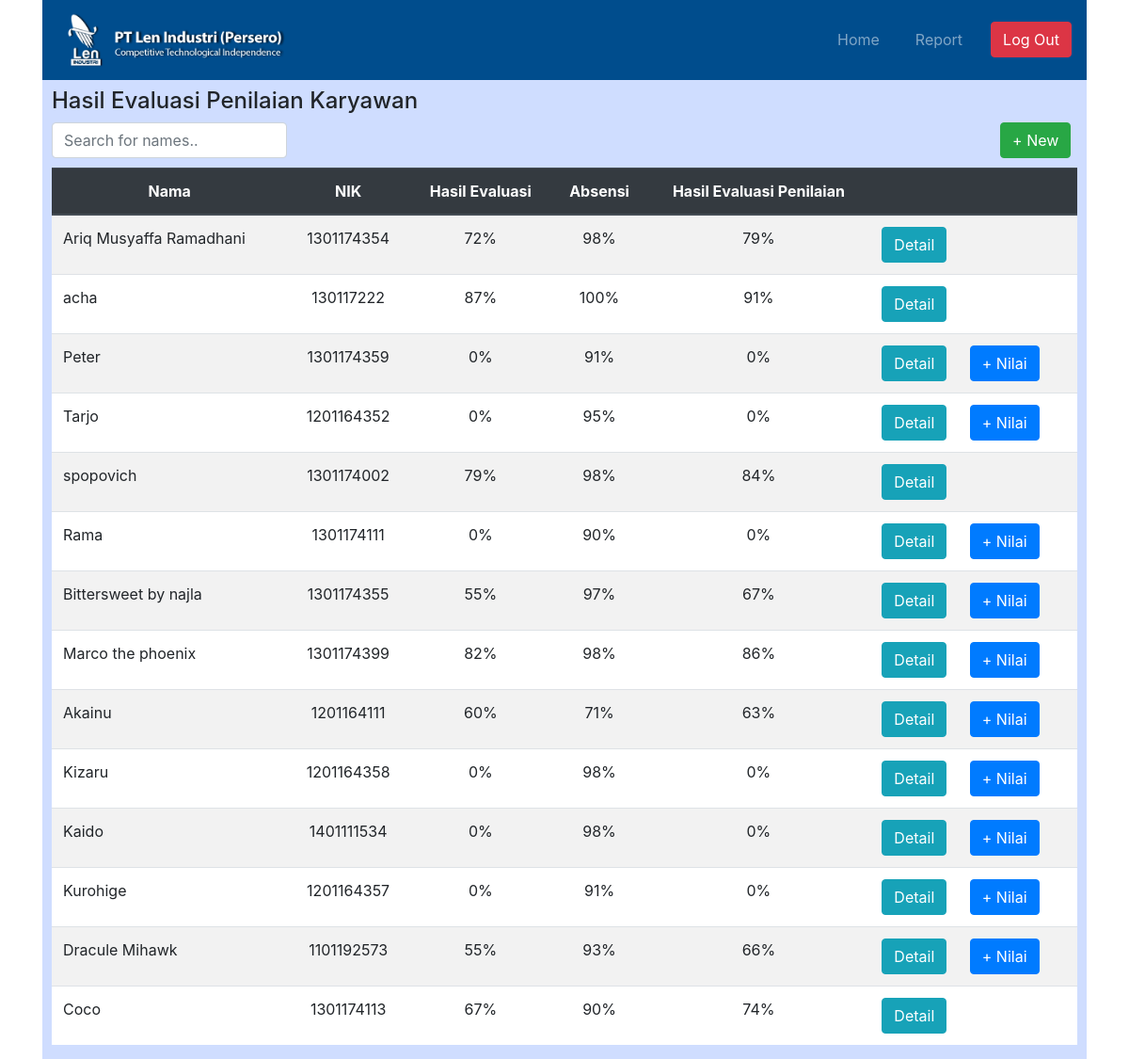
The page /index.php/c_dashboard_admin on the database its author committed.
### tables this page shows
CREATE TABLE `karyawan` (
  `id_karyawan` int(11) NOT NULL,
  `id_evaluasi` int(11) DEFAULT NULL,
  `id_absensi` int(11) NOT NULL,
  `nama` varchar(255) NOT NULL,
  `nik` int(10) NOT NULL,
  `divisi` varchar(255) NOT NULL,
  `jabatan` varchar(255) NOT NULL,
  `bagian` varchar(255) NOT NULL,
  `nilai_hasil` float NOT NULL,
  `end_periode` date NOT NULL,
  `start_periode` date NOT NULL,
  `status` varchar(255) NOT NULL,
  `alasan` varchar(255) DEFAULT NULL,
  `anggaran` varchar(255) DEFAULT NULL,
  `kode_pagu` varchar(255) DEFAULT NULL
);

CREATE TABLE `evaluasi` (
  `id_evaluasi` int(11) NOT NULL,
  `nik` int(10) NOT NULL,
  `date_fill` date NOT NULL,
  `inisiatif` float NOT NULL,
  `daya_kreatif` float NOT NULL,
  `prob_solve` float NOT NULL,
  `tang_jawab` float NOT NULL,
  `kom_per` float NOT NULL,
  `etika_kerja` float NOT NULL,
  `adap_kerja` float NOT NULL,
  `pelayanan` float NOT NULL,
  `kem_tugas` float NOT NULL,
  `pen_diri` float NOT NULL,
  `kem_komunikasi` float NOT NULL,
  `ker_sama` float NOT NULL,
  `disiplin` float NOT NULL,
  `sis_kerja` float NOT NULL,
  `has_kerja` float NOT NULL,
  `nilai_eval` float NOT NULL,
  `nilai_kinerja` float NOT NULL,
  `nama_atasan` varchar(255) NOT NULL,
  `nik_atasan` int(10) NOT NULL
);

CREATE TABLE `absensi` (
  `id_absensi` int(11) NOT NULL,
  `nik` int(10) NOT NULL,
  `sakit` float NOT NULL,
  `izin` float NOT NULL,
  `alpa` float NOT NULL,
  `periode` int(11) NOT NULL,
  `terlambat` float NOT NULL,
  `nilai_absen` float NOT NULL,
  `nilai_produktivitas` float NOT NULL
);

### application/controllers/C_dashboard_admin.php (called while the page is built, shortened)
<?php
class C_dashboard_admin extends CI_Controller {
	public function index()
	{
		$data = array();
		$data['hasilevaluasi'] = $this->M_weblen2->read_hasil_evaluasi();
		$this->load->view('admin/V_dashboard_admin', $data);
	}
}

### index.php (called while the page is built, shortened)
<?php
require_once BASEPATH.'core/CodeIgniter.php';

### application/models/M_weblen2.php (called while the page is built, shortened)
<?php
class M_weblen2 extends CI_Model {
	public function read_hasil_evaluasi ()
	{
		$this->db->select('karyawan.id_karyawan as id_karyawan, karyawan.id_absensi as id_absensi, karyawan.id_evaluasi as id_evaluasi, karyawan.nama as nama, karyawan.nik as nik, evaluasi.nilai_kinerja as nilai_kinerja, absensi.nilai_produktivitas as nilai_produktivitas, karyawan.nilai_hasil as nilai_hasil, karyawan.status as status');
		$this->db->from('karyawan');
		$this->db->join('evaluasi', 'karyawan.id_evaluasi = evaluasi.id_evaluasi');
		$this->db->join('absensi', 'karyawan.id_absensi = absensi.id_absensi');
		$query = $this->db->get();
		return $query->result_array();
	}
}

### application/views/admin/V_dashboard_admin.php (the view, shortened to what this page needs)
<!DOCTYPE html>
<html lang="en">
<head>
    <link rel="stylesheet" href="<?= base_url()?>/assets/css/bootstrap.min.css">
    <link rel="stylesheet" href="<?= base_url()?>/assets/style/style1.css">
</head>
<body>
    <div class="container">
        <div class="container main_bgr_dash">
            <div class="row">
                <div class="col-md-12">
                    <h4>Hasil Evaluasi Penilaian Karyawan</h4>
                </div>
            </div>
        <form action="" method="">
            <div class="row" style=" margin-bottom: 10px;">
                <div class="col-md-3">
                <input class="form-control" type="text" id="myInput" onkeyup="searchName()" placeholder="Search for names.." title="Type in a name">
                </div>
                <div class="col-md-7" style="text-align: right; margin-left: 180px;">
                    <a href="<?= site_url('C_tambah_admin'); ?>" class="btn btn-success">+ New</a>
                </div>
            </div>
        </form>
            <div class="row">
                <div class="col-md-12">
                    <div class="table-responsive" style="background-color: white;">
                        <table class="table table-striped" id="myTable" style="margin-bottom: 0px;">
                            <thead class="thead-dark"  style="text-align: center;">
                            <tr>
                                <th scope="col">Nama</th>
                                <th scope="col">NIK</th>
                                <th scope="col">Hasil Evaluasi</th>
                                <th scope="col">Absensi</th>
                                <th scope="col">Hasil Evaluasi Penilaian</th>
                                <th scope="col"></th>
                            </tr>
                            </thead>
                            <tbody>
                            <?php $no = 1;
                            foreach ($hasilevaluasi as $value) { ?>
                                <tr>
                                    <td><?= $value['nama']; ?></td>
                                    <td style="text-align: center;"><?= $value['nik']; ?></td>
                                    <td style="text-align: center;"><?= $value['nilai_kinerja']; ?>%</td>
                                    <td style="text-align: center;"><?= $value['nilai_produktivitas']; ?>%</td>
                                    <td style="text-align: center;"><?= $value['nilai_hasil']; ?>%</td>
                                    <?php if ($value['status'] == '-') { ?>
                                        <td>
                                            <a href="<?php echo site_url('C_detail_admin/index/' . $value['id_karyawan']); ?>" class="btn btn-info" id="detail" style="margin-right: 20px;">Detail</a>
                                            <a href="<?php echo site_url('C_kesimpulan_penilaian/index/' . $value['id_karyawan']); ?>" class="btn btn-primary" id="nilai">+ Nilai</a>
                                        </td>
                                    <?php } else {?>
                                        <td>
                                            <a href="<?php echo site_url('C_detail_admin/index/' . $value['id_karyawan']); ?>" class="btn btn-info" id="detail">Detail</a>
                                        </td>
                                    <?php } ?>
                                </tr>
                            <?php } ?>
                            </tbody>
                        </table>
                    </div>
                </div>
            </div>
        </div>
</body>
</html>

### assets/style/style1.css (style rules this page uses)
.main_bgr_dash { background-color: #CFDDFF; padding: 8px 10px 15px 10px; height: auto; }

### rows shown on the page
karyawan: nama "Ariq Musyaffa Ramadhani", nik "1301174354", id_evaluasi.nilai_kinerja "72", id_absensi.nilai_produktivitas "98", nilai_hasil "79"
karyawan: nama "acha", nik "130117222", id_evaluasi.nilai_kinerja "87", id_absensi.nilai_produktivitas "100", nilai_hasil "91"
karyawan: nama "Peter", nik "1301174359", id_evaluasi.nilai_kinerja "0", id_absensi.nilai_produktivitas "91", nilai_hasil "0"
karyawan: nama "Tarjo", nik "1201164352", id_evaluasi.nilai_kinerja "0", id_absensi.nilai_produktivitas "95", nilai_hasil "0"
karyawan: nama "spopovich", nik "1301174002", id_evaluasi.nilai_kinerja "79", id_absensi.nilai_produktivitas "98", nilai_hasil "84"
karyawan: nama "Rama", nik "1301174111", id_evaluasi.nilai_kinerja "0", id_absensi.nilai_produktivitas "90", nilai_hasil "0"
karyawan: nama "Bittersweet by najla", nik "1301174355", id_evaluasi.nilai_kinerja "55", id_absensi.nilai_produktivitas "97", nilai_hasil "67"
karyawan: nama "Marco the phoenix", nik "1301174399", id_evaluasi.nilai_kinerja "82", id_absensi.nilai_produktivitas "98", nilai_hasil "86"
karyawan: nama "Akainu", nik "1201164111", id_evaluasi.nilai_kinerja "60", id_absensi.nilai_produktivitas "71", nilai_hasil "63"
karyawan: nama "Kizaru", nik "1201164358", id_evaluasi.nilai_kinerja "0", id_absensi.nilai_produktivitas "98", nilai_hasil "0"
karyawan: nama "Kaido", nik "1401111534", id_evaluasi.nilai_kinerja "0", id_absensi.nilai_produktivitas "98", nilai_hasil "0"
karyawan: nama "Kurohige", nik "1201164357", id_evaluasi.nilai_kinerja "0", id_absensi.nilai_produktivitas "91", nilai_hasil "0"
karyawan: nama "Dracule Mihawk", nik "1101192573", id_evaluasi.nilai_kinerja "55", id_absensi.nilai_produktivitas "93", nilai_hasil "66"
karyawan: nama "Coco", nik "1301174113", id_evaluasi.nilai_kinerja "67", id_absensi.nilai_produktivitas "90", nilai_hasil "74"
